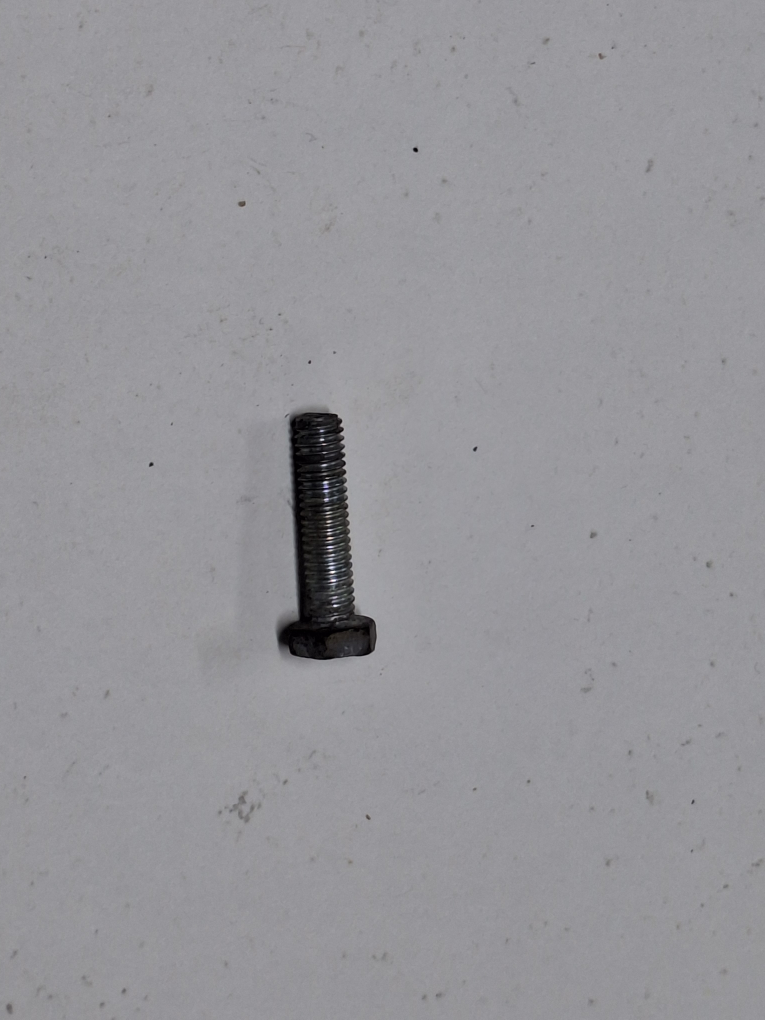
#> input picture img/20251015_142136.jpg, 3060 x 4080 px (shown at 1/4 size); its folder holds only this picture in this run
$ python to_binary.py   (older library calls are emulated)
#> lines starting #> are read from the running program, lines starting #| are printed output that depends on the picture; after the words box and inside, x2 and y2 are one past the last pixel; in counts of white or black regions, pixels touching at a corner belong together
import cv2
import numpy as np
from pathlib import Path

input_dir  = Path("img")
output_dir = Path("out")
output_dir.mkdir(exist_ok=True)

for path in sorted(input_dir.glob("*.jpg")):
    print(f"Procesando: {path.name}")
    img = cv2.imread(str(path), cv2.IMREAD_GRAYSCALE)
    h0, w0 = img.shape[:2]
    new_w = 640
    new_h = int(h0 * new_w / w0)
    img = cv2.resize(img, (new_w, new_h), interpolation=cv2.INTER_AREA)
#> img: shape (853, 640)

    blur = cv2.GaussianBlur(img, (5,5), 0)

    binary_gray = cv2.adaptiveThreshold(
        blur, 255, cv2.ADAPTIVE_THRESH_GAUSSIAN_C,
        cv2.THRESH_BINARY, 35, 5
    )
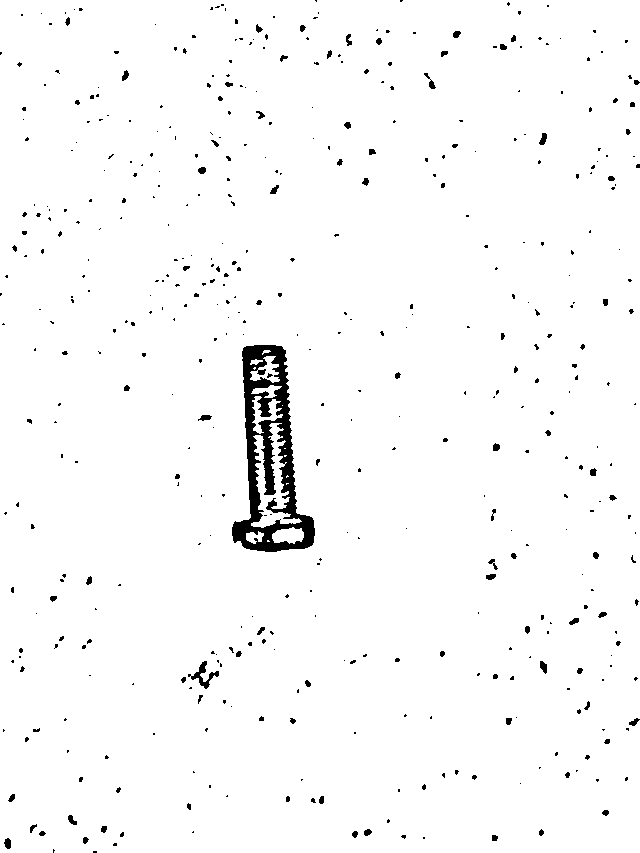
#> binary_gray: shape (853, 640); 97.7% white; 473 black regions (388 under 20 px), largest, box (x1, y1, x2, y2) and area: (232, 345, 315, 552) 6717, (188, 661, 219, 689) 249, (539, 133, 547, 145) 63
    binary = binary_gray if cv2.countNonZero(binary_gray) < (binary_gray.size // 2) else cv2.bitwise_not(binary_gray)

    num, labels, stats, _ = cv2.connectedComponentsWithStats(binary, 8)
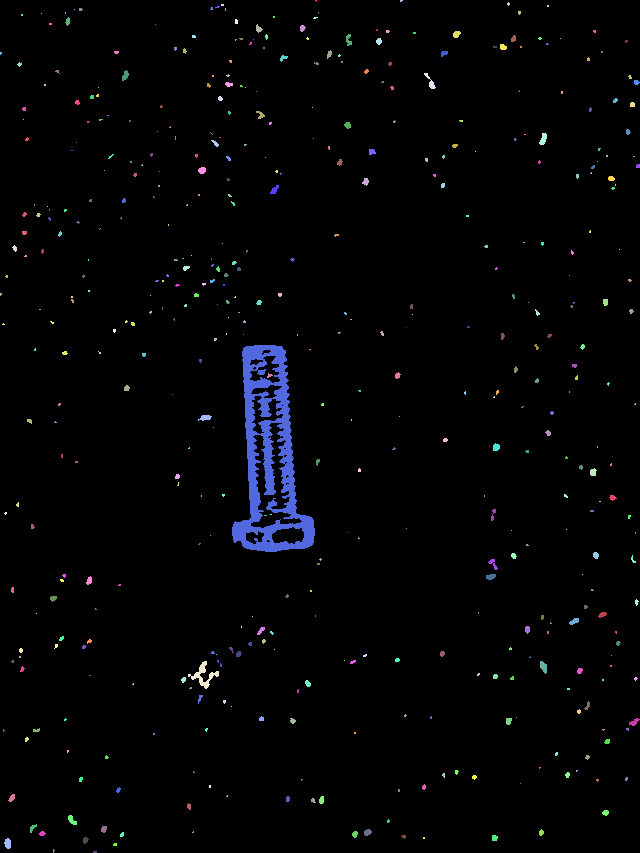
#> labels: shape (853, 640) int32; 474 distinct labels, from 0 to 473; one colour per label, 0 black
#> num = 474; stats = 474 rows, first 6: [0, 0, 640, 853, 533390], [315, 0, 2, 2, 3], [400, 0, 3, 2, 5], [507, 2, 3, 4, 8], [221, 4, 3, 2, 6], [547, 5, 2, 2, 4]
    if num > 1:
        idx = 1 + np.argmax(stats[1:, cv2.CC_STAT_AREA])
#> idx = 257
        binary = np.where(labels == idx, 255, 0).astype(np.uint8)
#> binary: shape (853, 640); 1.2% white; 1 white region, box (x1, y1, x2, y2) and area: (232, 345, 315, 552) 6717

    h, w = binary.shape
    inv = 255 - binary
    ff = inv.copy()
    mask_ff = np.zeros((h+2, w+2), np.uint8)
    cv2.floodFill(ff, mask_ff, (0,0), 0)
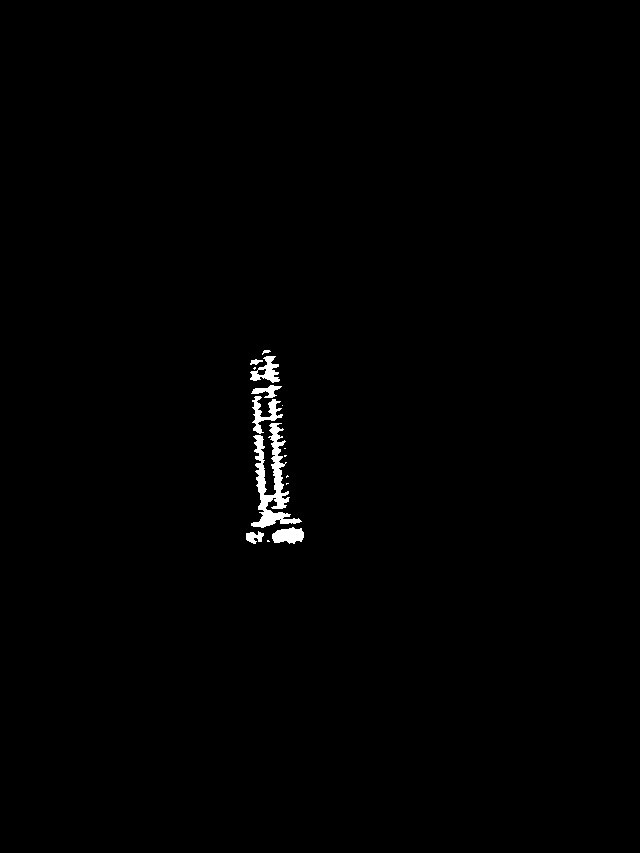
#> ff: shape (853, 640); 0.64% white; 15 white regions (7 under 20 px), largest, box (x1, y1, x2, y2) and area: (251, 423, 302, 528) 1837, (252, 396, 283, 434) 445, (272, 527, 304, 544) 398
    holes  = ff
    filled = cv2.bitwise_or(binary, holes)
#> filled: shape (853, 640); 1.9% white; 1 white region, box (x1, y1, x2, y2) and area: (232, 345, 315, 552) 10210
    filled = cv2.morphologyEx(filled, cv2.MORPH_CLOSE, cv2.getStructuringElement(cv2.MORPH_ELLIPSE, (3,3)))
#> filled: shape (853, 640); 1.9% white; 1 white region, box (x1, y1, x2, y2) and area: (232, 345, 315, 552) 10216

    gx = cv2.Scharr(blur, cv2.CV_64F, 1, 0)
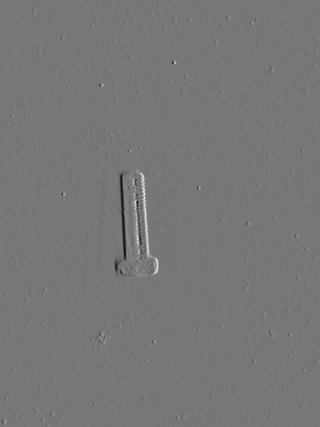
#> gx: shape (853, 640) float64 (shown at 1/2 size); min -1095, max 1240, mean 0; drawn with min black and max white
    gy = cv2.Scharr(blur, cv2.CV_64F, 0, 1)
    mag = cv2.magnitude(gx, gy)
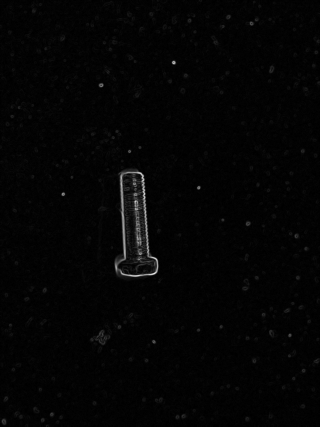
#> mag: shape (853, 640) float64 (shown at 1/2 size); min 0, max 1503.2, mean 27.1; drawn with min black and max white
    mag_u8 = cv2.normalize(mag, None, 0, 255, cv2.NORM_MINMAX).astype(np.uint8)

    _, edges = cv2.threshold(mag_u8, 0, 255, cv2.THRESH_BINARY | cv2.THRESH_OTSU)
#> edges: shape (853, 640); 0.74% white; 50 white regions (35 under 20 px), largest, box (x1, y1, x2, y2) and area: (229, 342, 317, 554) 2633, (269, 422, 289, 495) 561, (268, 396, 284, 422) 200
    kernel = cv2.getStructuringElement(cv2.MORPH_ELLIPSE, (3,3))
    edges = cv2.dilate(edges, kernel, iterations=1)
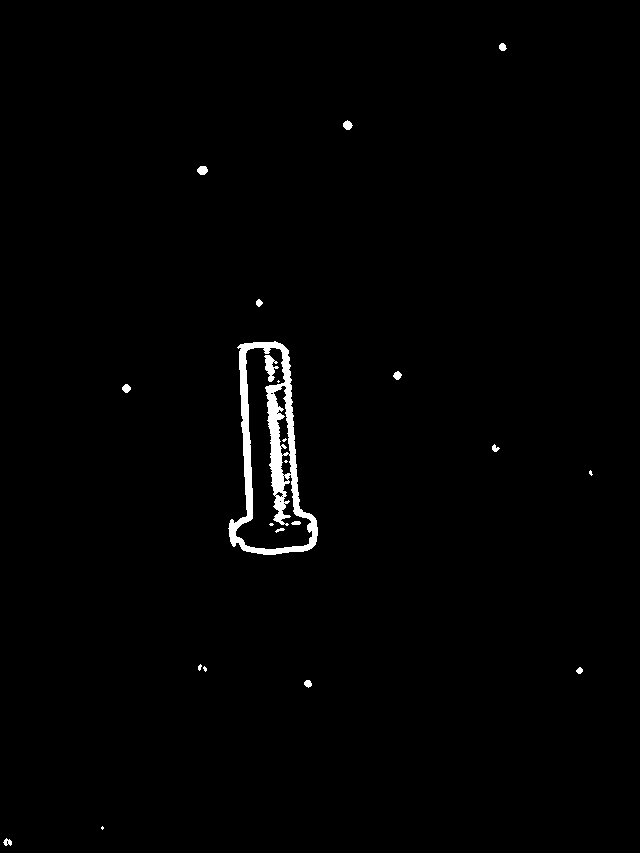
#> edges: shape (853, 640); 1.1% white; 22 white regions (8 under 20 px)

    cnts, _ = cv2.findContours(edges, cv2.RETR_EXTERNAL, cv2.CHAIN_APPROX_SIMPLE)
#> cnts = 15 contours, 4 with area under 20; largest, box (x1, y1, x2, y2) and area: (228, 341, 318, 555) 11780, (197, 166, 208, 175) 64, (343, 120, 353, 130) 56, (122, 384, 131, 393) 46, (393, 371, 402, 380) 43
    if not cnts:
        print("No se hallaron contornos. Guardo edges como referencia.")
        cv2.imwrite(str(output_dir / path.name), edges)
        continue

    mask = np.zeros_like(edges)
    cv2.drawContours(mask, [max(cnts, key=cv2.contourArea)], -1, 255, thickness=-1)
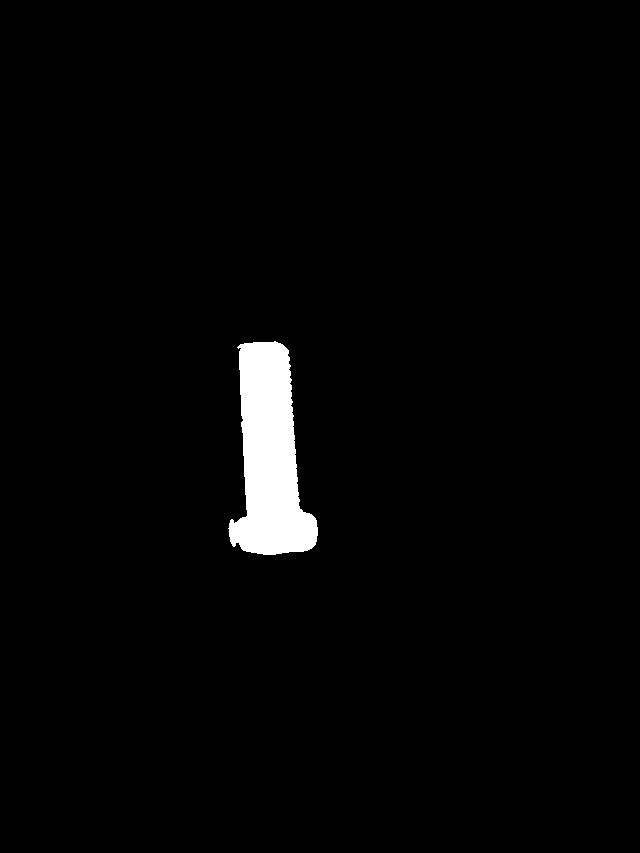
#> mask: shape (853, 640); 2.2% white; 1 white region, box (x1, y1, x2, y2) and area: (228, 341, 318, 555) 12058
    solid = cv2.morphologyEx(mask, cv2.MORPH_CLOSE, kernel, iterations=1)
#> solid: shape (853, 640); 2.2% white; 1 white region, box (x1, y1, x2, y2) and area: (228, 341, 318, 555) 12067

    fused = cv2.bitwise_or(solid, filled)
#> fused: shape (853, 640); 2.2% white; 1 white region, box (x1, y1, x2, y2) and area: (228, 341, 318, 555) 12068

    out_path = output_dir / path.name
    cv2.imwrite(str(out_path), fused)
    print(f"Guardado en: {out_path}")

print("\n Procesamiento completo.")

$ run again, on img/20251015_142657.jpg
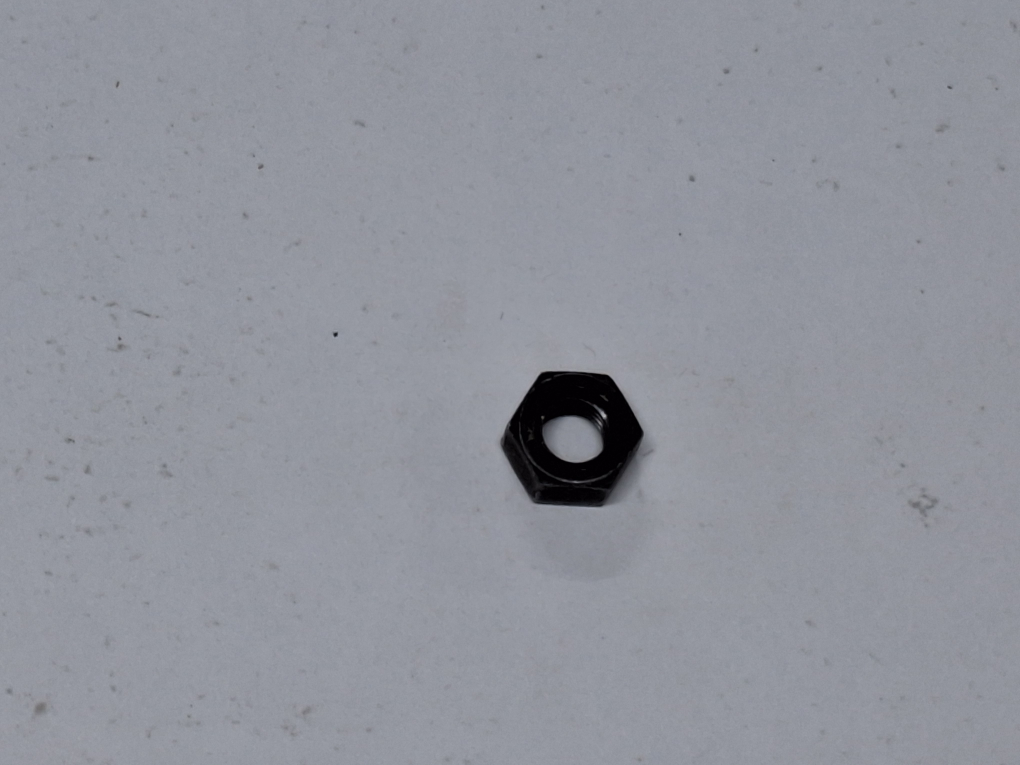
#> input picture img/20251015_142657.jpg, 4080 x 3060 px (shown at 1/4 size)
#> `binary_gray = cv2.adaptiveThreshold( blur, 255, cv2.ADAPTIVE_THRESH_GA..`:
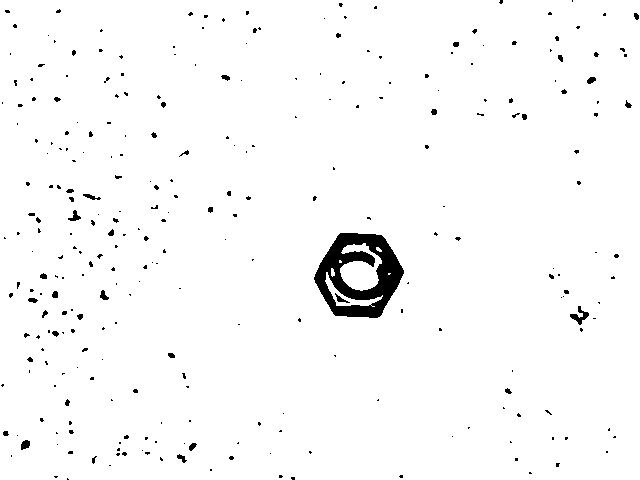
#> binary_gray: shape (480, 640); 97.7% white; 283 black regions (246 under 20 px), largest, box (x1, y1, x2, y2) and area: (314, 233, 404, 318) 3982, (570, 306, 589, 325) 138, (68, 210, 81, 221) 67
#> labels: shape (480, 640) int32; 284 distinct labels, from 0 to 283
#> num = 284; stats = 284 rows, first 6: [0, 0, 640, 480, 300039], [499, 0, 4, 4, 12], [572, 0, 1, 2, 2], [339, 3, 4, 4, 12], [374, 6, 3, 3, 8], [56, 9, 5, 4, 14]
#> idx = 143
#> inv: shape (480, 640); 98.7% white; 1 black region, box (x1, y1, x2, y2) and area: (314, 233, 404, 318) 3982
#> ff: shape (480, 640); 0.55% white; 6 white regions (2 under 20 px), largest, box (x1, y1, x2, y2) and area: (340, 243, 382, 291) 1165, (325, 272, 383, 307) 468, (331, 268, 335, 277) 28, (376, 247, 382, 252) 20
#> filled: shape (480, 640); 1.8% white; 1 white region, box (x1, y1, x2, y2) and area: (314, 233, 404, 318) 5676
#> cnts = 2 contours; box (x1, y1, x2, y2) and area: (311, 230, 407, 321) 6362, (207, 206, 214, 214) 32
#> `cv2.drawContours(mask, [max(cnts, key=cv2.contourArea)], -1, 255, thic..`:
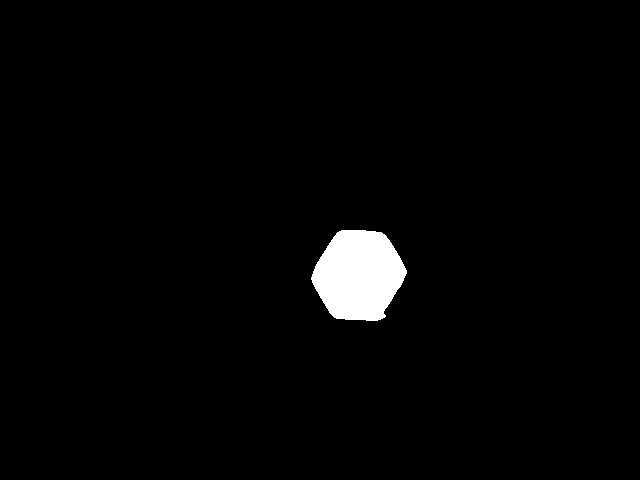
#> mask: shape (480, 640); 2.1% white; 1 white region, box (x1, y1, x2, y2) and area: (311, 230, 407, 321) 6495

$ run again, on img/20251015_142723.jpg
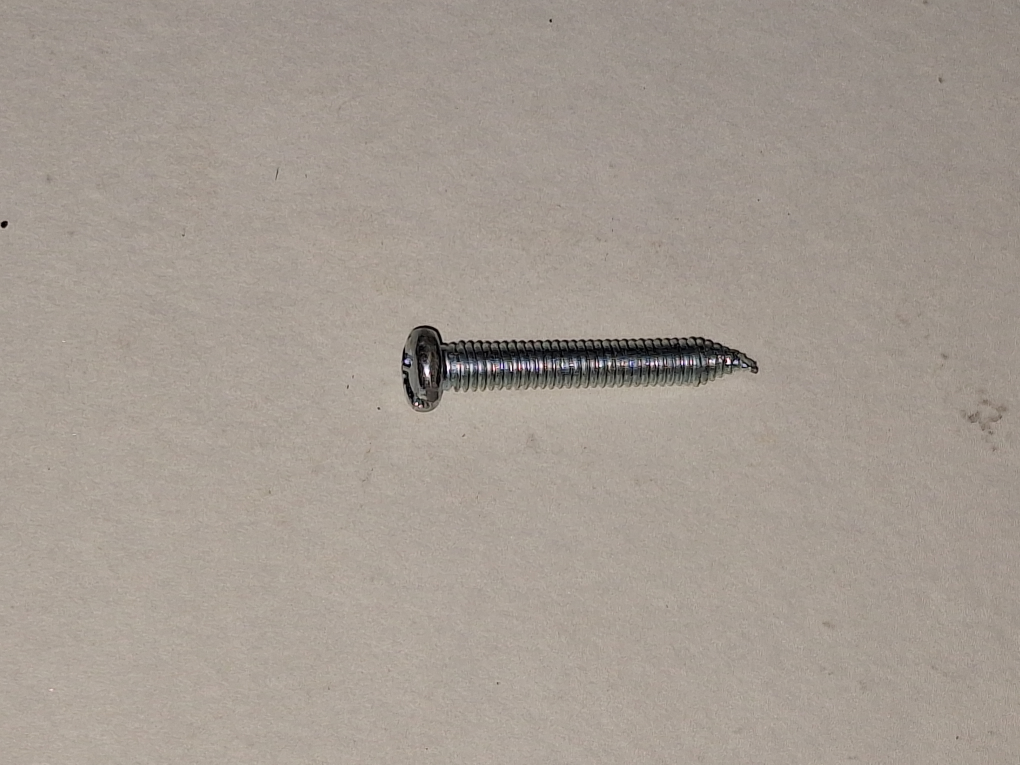
#> input picture img/20251015_142723.jpg, 4080 x 3060 px (shown at 1/4 size)
#> `binary_gray = cv2.adaptiveThreshold( blur, 255, cv2.ADAPTIVE_THRESH_GA..`:
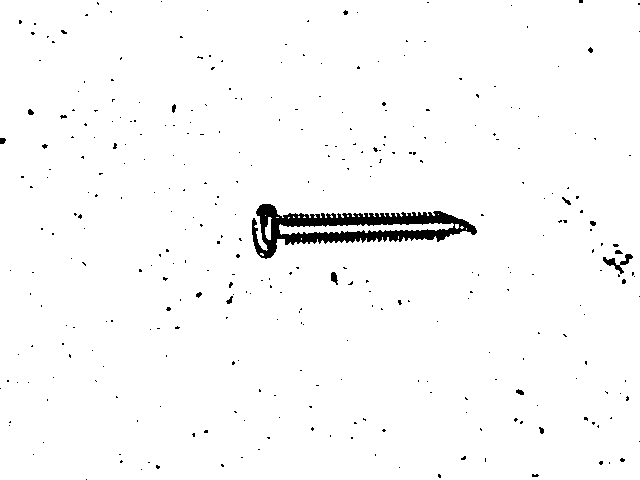
#> binary_gray: shape (480, 640); 97.9% white; 327 black regions (313 under 20 px), largest, box (x1, y1, x2, y2) and area: (252, 204, 477, 259) 4636, (603, 254, 633, 274) 188, (331, 272, 338, 285) 60
#> labels: shape (480, 640) int32; 328 distinct labels, from 0 to 327
#> num = 328; stats = 328 rows, first 6: [0, 0, 640, 480, 300785], [161, 1, 1, 1, 1], [579, 0, 4, 3, 12], [97, 2, 2, 3, 4], [427, 2, 2, 1, 2], [638, 3, 2, 2, 4]
#> idx = 146
#> inv: shape (480, 640); 98.5% white; 1 black region, box (x1, y1, x2, y2) and area: (252, 204, 477, 259) 4636
#> ff: shape (480, 640); 0.43% white; 19 white regions (17 under 20 px), largest, box (x1, y1, x2, y2) and area: (279, 223, 454, 235) 1135, (265, 217, 272, 240) 103
#> cnts = 6 contours, 3 with area under 20; largest, box (x1, y1, x2, y2) and area: (249, 201, 479, 261) 7804, (0, 136, 8, 146) 50, (343, 10, 349, 16) 20
#> `cv2.drawContours(mask, [max(cnts, key=cv2.contourArea)], -1, 255, thic..`:
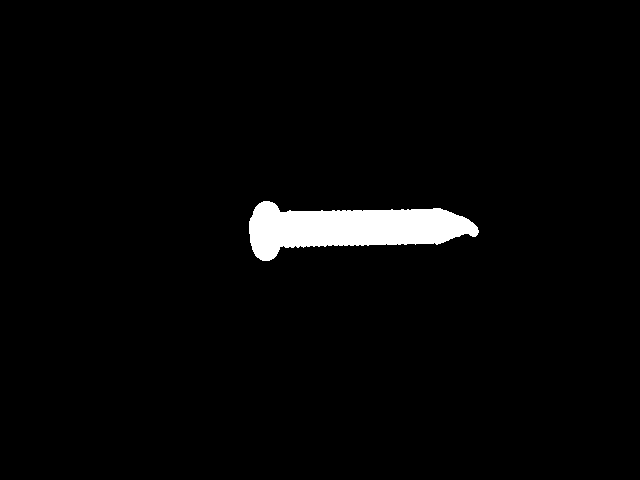
#> mask: shape (480, 640); 2.6% white; 1 white region, box (x1, y1, x2, y2) and area: (249, 201, 479, 261) 8059
#> solid: shape (480, 640); 2.6% white; 1 white region, box (x1, y1, x2, y2) and area: (249, 201, 479, 261) 8061
